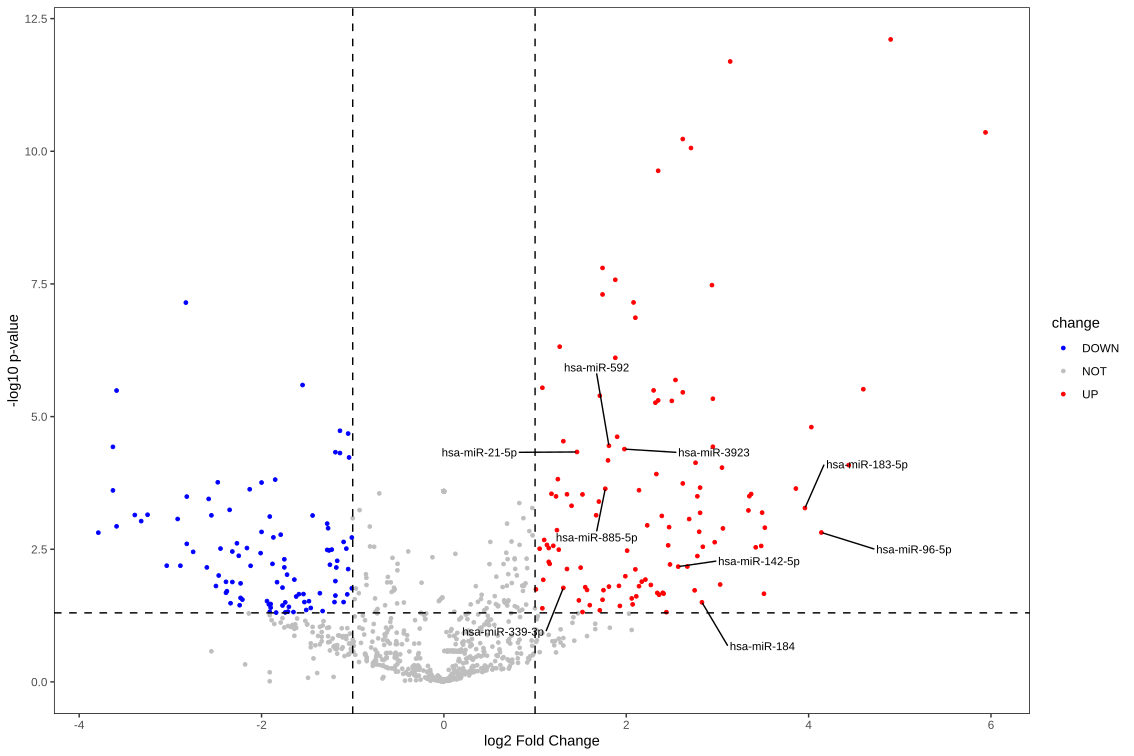

This chart was generated by the following R code:
library(ggplot2)
rm(list = ls())
# 添加点标签
library(ggrepel)
logFC_cutoff=1
padj=0.05

DEG = read.table('GSE59247.top.table-1.tsv',sep="\t",header=T,check.names=F)
rownames(DEG) <- DEG[,1]
DEG <- DEG[,-1]

# 添加显著性标签
DEG$change <- factor(ifelse(DEG$PValue < padj & abs(DEG$logFC) > logFC_cutoff,
                            ifelse(DEG$logFC > logFC_cutoff ,'UP','DOWN'),
                            'NOT'))

significant = subset(DEG[c('hsa-miR-21-5p','hsa-miR-96-5p','hsa-miR-183-5p','hsa-miR-592','hsa-miR-3923','hsa-miR-885-5p','hsa-miR-142-5p','hsa-miR-339-3p','hsa-miR-184'),])



g <- ggplot(DEG,aes(logFC,-log10(as.numeric(PValue)),color=change))

g + geom_point()

g + geom_point(size = 0.5) + 
  labs(x = 'log2 Fold Change', y = '-log10 adjust p-value', title = 'volcano_plot') + 
  theme(plot.title = element_text(hjust = 0.5, size = 20,color = 'firebrick'), 
        panel.grid = element_blank(), 
        panel.background = element_rect(color = 'black', fill = 'transparent'), 
        legend.key = element_rect(fill = 'transparent')) + 
  geom_vline(xintercept = c(-logFC_cutoff, logFC_cutoff), lty = 2, color = 'black') +  #添加阈值线
  geom_hline(yintercept = -log10(padj), lty = 2, color = 'black') 


g + geom_point(size = 1) + 
  labs(x = 'log2 Fold Change', y = '-log10 p-value') + 
  theme(plot.title = element_text(hjust = 0.5, size = 15,color = 'firebrick'), 
        panel.grid = element_blank(), 
        panel.background = element_rect(color = 'black', fill = 'transparent'), 
        legend.key = element_rect(fill = 'transparent')) + 
  scale_color_manual(values =c('UP' = 'red', 'DOWN' = 'blue', 'NOT' = 'gray'))+
  geom_vline(xintercept = c(-logFC_cutoff, logFC_cutoff), lty = 2, color = 'black') +  #添加阈值线
  geom_hline(yintercept = -log10(padj), lty = 2, color = 'black') +
  geom_text_repel(data = significant,aes(label = rownames(significant)),
                  max.overlaps = 10000, # 最大覆盖率，当点很多时，有些标记会被覆盖，调大该值则不被覆盖
                  size=3,col = 'black',box.padding = unit(2, 'lines'),segment.color = 'black', show.legend = FALSE)


ggsave('volcano_plot_GSE59247.svg',height = 20,width = 30,units = 'cm')
?ggsave
install.packages("svglite")
